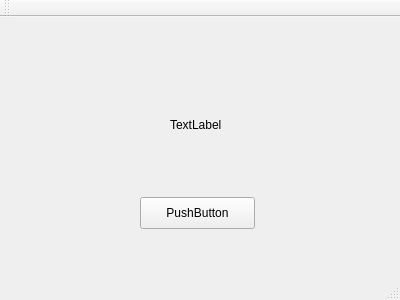
<?xml version="1.0" encoding="UTF-8"?>
<ui version="4.0">
 <class>MainWindow</class>
 <widget class="QMainWindow" name="MainWindow">
  <property name="geometry">
   <rect>
    <x>0</x>
    <y>0</y>
    <width>400</width>
    <height>300</height>
   </rect>
  </property>
  <property name="windowTitle">
   <string>MainWindow</string>
  </property>
  <widget class="QWidget" name="centralWidget">
   <widget class="QPushButton" name="pushButton">
    <property name="geometry">
     <rect>
      <x>140</x>
      <y>180</y>
      <width>115</width>
      <height>32</height>
     </rect>
    </property>
    <property name="text">
     <string>PushButton</string>
    </property>
   </widget>
   <widget class="QLabel" name="label">
    <property name="geometry">
     <rect>
      <x>170</x>
      <y>100</y>
      <width>59</width>
      <height>16</height>
     </rect>
    </property>
    <property name="text">
     <string>TextLabel</string>
    </property>
   </widget>
  </widget>
  <widget class="QMenuBar" name="menuBar">
   <property name="geometry">
    <rect>
     <x>0</x>
     <y>0</y>
     <width>400</width>
     <height>22</height>
    </rect>
   </property>
  </widget>
  <widget class="QToolBar" name="mainToolBar">
   <attribute name="toolBarArea">
    <enum>TopToolBarArea</enum>
   </attribute>
   <attribute name="toolBarBreak">
    <bool>false</bool>
   </attribute>
  </widget>
  <widget class="QStatusBar" name="statusBar"/>
 </widget>
 <layoutdefault spacing="6" margin="11"/>
 <resources/>
 <connections/>
</ui>
